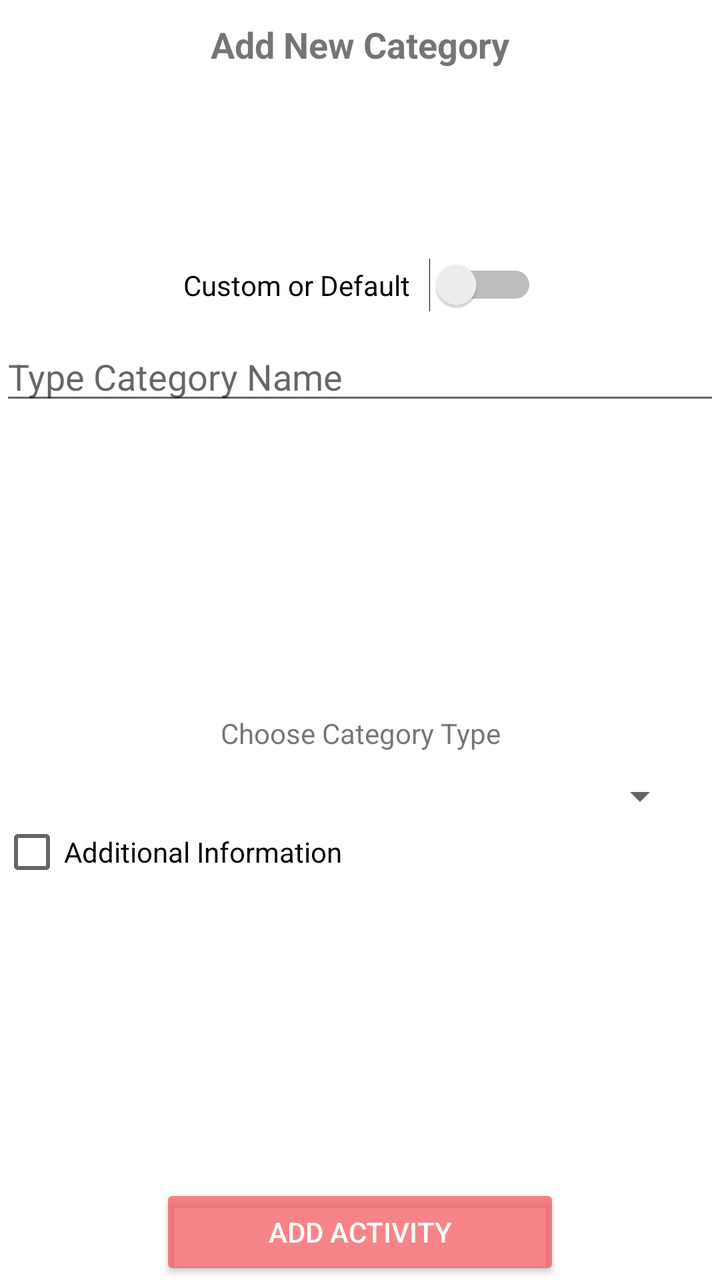
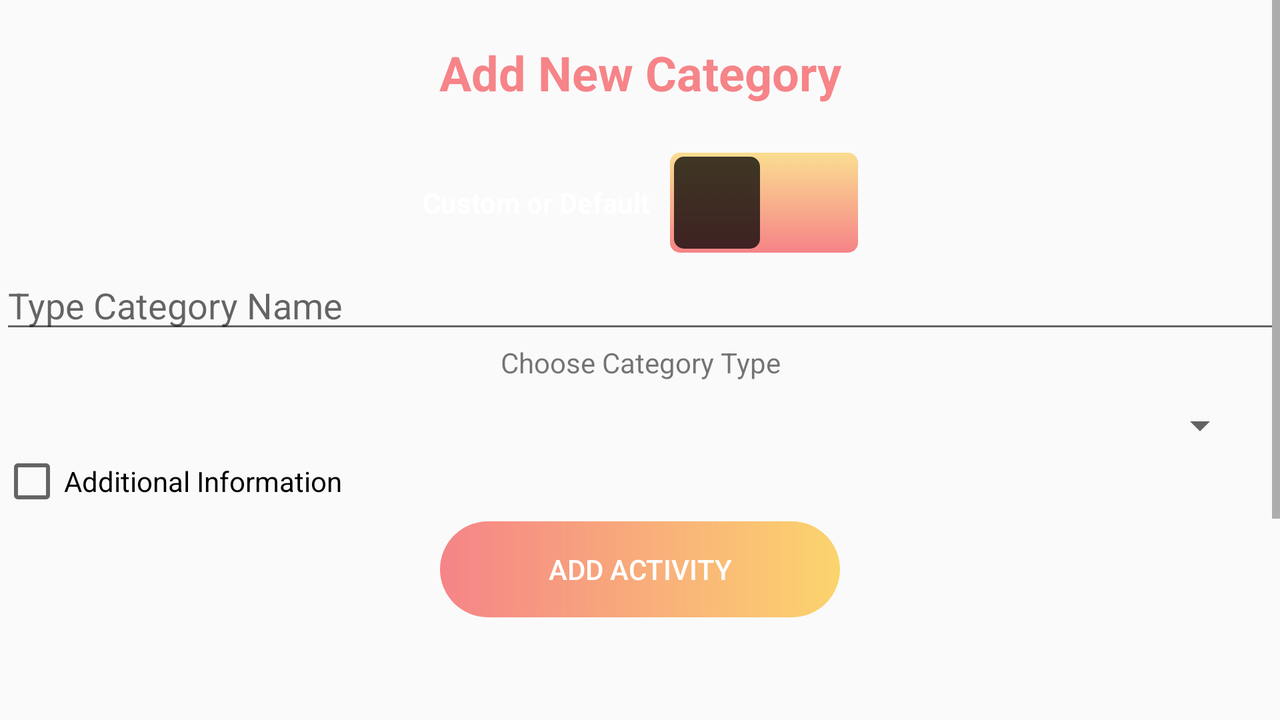

An Android layout and its configuration variant, each rendered on a device that would load it. The default file and the variant file are quoted in full after the pictures.
<!-- AndroidManifest.xml: application theme AppTheme -->
<!-- res/layout/fragment_adding_activity.xml -->
<?xml version="1.0" encoding="utf-8"?>
<layout xmlns:android="http://schemas.android.com/apk/res/android"
    xmlns:app="http://schemas.android.com/apk/res-auto"
    xmlns:tools="http://schemas.android.com/tools">

    <FrameLayout
        android:layout_width="match_parent"
        android:layout_height="wrap_content"
        tools:context=".ui.adding.AddingActivityFragment">

        <LinearLayout
            android:layout_width="match_parent"
            android:layout_height="match_parent"
            android:background="@color/design_default_color_background"
            android:gravity="center_vertical"
            android:orientation="vertical">

            <TextView
                android:id="@+id/addActivity_tv"
                android:layout_width="match_parent"
                android:layout_height="wrap_content"
                android:layout_margin="10dp"
                android:layout_weight="0.5"
                android:text="Add New Category"
                android:textAlignment="center"
                android:textSize="18sp"
                android:textStyle="bold" />

            <RelativeLayout
                android:id="@+id/switch_linear_layout"
                android:layout_width="match_parent"
                android:layout_height="wrap_content"
                android:layout_weight="0"
                android:gravity="center">

                <Switch
                    android:id="@+id/custom_default_switch"
                    android:layout_width="wrap_content"
                    android:layout_height="wrap_content"
                    android:layout_gravity="center"
                    android:layout_marginStart="4dp"
                    android:layout_marginTop="4dp"
                    android:layout_marginEnd="4dp"
                    android:layout_marginBottom="4dp"
                    android:layout_weight="0.5"
                    android:gravity="center"
                    android:lineSpacingExtra="8sp"
                    android:padding="10dp"
                    android:switchPadding="10dp"
                    android:text="Custom or Default"
                    android:textAlignment="center"
                    android:textColor="#000000"
                    android:textOff="DEFAULT"
                    android:textOn="CUSTOM"
                    android:visibility="visible" />

            </RelativeLayout>

            <LinearLayout
                android:id="@+id/custom_category_layout"
                android:layout_width="match_parent"
                android:layout_height="wrap_content"
                android:layout_weight="2"
                android:orientation="vertical"
                android:visibility="visible">

                <EditText
                    android:id="@+id/activity_name_pt"
                    android:layout_width="match_parent"
                    android:layout_height="wrap_content"
                    android:layout_weight="0"
                    android:ems="10"
                    android:hint="Type Category Name"
                    android:inputType="textPersonName" />

                <Space
                    android:layout_width="match_parent"
                    android:layout_height="wrap_content"
                    android:layout_weight="0.5" />

                <TextView
                    android:id="@+id/chooseActivity_tv"
                    android:layout_width="match_parent"
                    android:layout_height="wrap_content"
                    android:layout_weight="0"
                    android:text="Choose Category Type"
                    android:textAlignment="center" />

                <Spinner
                    android:id="@+id/noActivity_spinner"
                    android:layout_width="match_parent"
                    android:layout_height="wrap_content"
                    android:layout_marginStart="16dp"
                    android:layout_marginTop="10dp"
                    android:layout_marginEnd="16dp"
                    android:layout_weight="0"
                    android:textAlignment="center"
                    android:textColor="@color/colorPrimary" />

                <CheckBox
                    android:id="@+id/addInfo_cb"
                    android:layout_width="match_parent"
                    android:layout_height="wrap_content"
                    android:layout_weight="0"
                    android:text="Additional Information" />

                <Space
                    android:layout_width="match_parent"
                    android:layout_height="wrap_content"
                    android:layout_weight="0.5" />

                <EditText
                    android:id="@+id/unit_et"
                    android:layout_width="match_parent"
                    android:layout_height="wrap_content"
                    android:layout_weight="0"
                    android:ems="10"
                    android:hint="Type the unit"
                    android:inputType="textPersonName"
                    android:visibility="gone" />

                <EditText
                    android:id="@+id/description_et"
                    android:layout_width="match_parent"
                    android:layout_height="wrap_content"
                    android:layout_weight="0"
                    android:ems="10"
                    android:hint="Category Description"
                    android:inputType="textPersonName"
                    android:visibility="gone" />

                <Button
                    android:id="@+id/add_activity_btn"
                    style="@style/Widget.AppCompat.Button.Colored"
                    android:layout_width="200dp"
                    android:layout_height="wrap_content"
                    android:layout_gravity="center_horizontal"
                    android:layout_weight="0"
                    android:text="Add Activity"
                    android:textAlignment="center" />
            </LinearLayout>

            <LinearLayout
                android:id="@+id/default_category_layout"
                android:layout_width="match_parent"
                android:layout_height="match_parent"
                android:layout_weight="2"
                android:orientation="vertical"
                android:visibility="gone">

                <androidx.recyclerview.widget.RecyclerView
                    android:id="@+id/standard_category_recyclerview"
                    android:layout_width="match_parent"
                    android:layout_height="wrap_content"
                    android:background="@color/design_default_color_secondary_variant"
                    android:padding="10dp"
                    android:scrollbars="vertical" />
            </LinearLayout>

        </LinearLayout>
    </FrameLayout>
</layout>
<!-- resources referenced by this layout -->
<resources>
  <color name="colorPrimary">#F3CD0F</color>
  <style name="AppTheme" parent="Theme.AppCompat.Light.DarkActionBar">
          
          <item name="colorPrimary">@color/colorPrimary</item>
          <item name="colorPrimaryDark">@color/colorPrimaryDark</item>
          <item name="colorAccent">@color/colorAccent</item>
          <item name="windowActionBar">false</item>
          <item name="windowNoTitle">true</item>
      </style>
  <color name="colorPrimaryDark">#000</color>
  <color name="colorAccent">#ADF34B51</color>
</resources>
<!-- res/layout-land/fragment_adding_activity.xml (the author's variant of the layout above) -->
<!-- drawn on the phone turned sideways -->
<?xml version="1.0" encoding="utf-8"?>
<layout xmlns:android="http://schemas.android.com/apk/res/android"
    xmlns:app="http://schemas.android.com/apk/res-auto"
    xmlns:tools="http://schemas.android.com/tools">
<ScrollView
    android:layout_width="match_parent"
    android:layout_height="match_parent">
    <LinearLayout
        android:layout_width="match_parent"
        android:layout_height="match_parent">

        <FrameLayout
            android:layout_width="match_parent"
            android:layout_height="wrap_content"
            tools:context=".ui.adding.AddingActivityFragment">

            <LinearLayout
                android:layout_width="match_parent"
                android:layout_height="match_parent"
                android:background="@null"
                android:gravity="center_vertical"
                android:orientation="vertical">

                <TextView
                    android:id="@+id/addActivity_tv"
                    android:layout_width="match_parent"
                    android:layout_height="wrap_content"
                    android:layout_marginTop="20dp"
                    android:layout_marginBottom="20dp"
                    android:layout_weight="0.5"
                    android:text="Add New Category"
                    android:textAlignment="center"
                    android:textColor="@color/colorAccent"
                    android:textSize="24sp"
                    android:textStyle="bold" />

                <RelativeLayout
                    android:id="@+id/switch_linear_layout"
                    android:layout_width="match_parent"
                    android:layout_height="wrap_content"
                    android:layout_weight="0"
                    android:gravity="center">

                    <Switch
                        android:id="@+id/custom_default_switch"
                        android:layout_width="wrap_content"
                        android:layout_height="wrap_content"
                        android:layout_gravity="center"
                        android:layout_marginStart="4dp"
                        android:layout_marginTop="4dp"
                        android:layout_marginEnd="4dp"
                        android:layout_marginBottom="4dp"
                        android:layout_weight="0.5"
                        android:gravity="center"
                        android:lineSpacingExtra="8sp"
                        android:padding="10dp"
                        android:switchPadding="10dp"
                        android:text="Custom or Default"
                        android:textAlignment="center"
                        android:textColor="@color/design_default_color_background"
                        android:textOff="DEFAULT"
                        android:textOn="CUSTOM"
                        android:textStyle="bold"
                        android:thumb="@drawable/btn_toggle_shape"
                        android:track="@drawable/btn_toggle_track"
                        android:visibility="visible" />


                </RelativeLayout>

                <LinearLayout
                    android:id="@+id/custom_category_layout"
                    android:layout_width="match_parent"
                    android:layout_height="wrap_content"
                    android:layout_weight="2"
                    android:orientation="vertical"
                    android:visibility="visible">

                    <EditText
                        android:id="@+id/activity_name_pt"
                        android:layout_width="match_parent"
                        android:layout_height="wrap_content"
                        android:layout_weight="0"
                        android:ems="10"
                        android:hint="Type Category Name"
                        android:inputType="textPersonName"
                        android:maxLength="15"
                        android:minLines="1" />

                    <Space
                        android:layout_width="match_parent"
                        android:layout_height="wrap_content"
                        android:layout_weight="0.5" />

                    <TextView
                        android:id="@+id/chooseActivity_tv"
                        android:layout_width="match_parent"
                        android:layout_height="wrap_content"
                        android:layout_weight="0"
                        android:text="Choose Category Type"
                        android:textAlignment="center" />

                    <Spinner
                        android:id="@+id/noActivity_spinner"
                        android:layout_width="match_parent"
                        android:layout_height="wrap_content"
                        android:layout_marginStart="16dp"
                        android:layout_marginTop="10dp"
                        android:layout_marginEnd="16dp"
                        android:layout_weight="0"
                        android:textAlignment="center"
                        android:textColor="@color/colorPrimary" />

                    <CheckBox
                        android:id="@+id/addInfo_cb"
                        android:layout_width="match_parent"
                        android:layout_height="wrap_content"
                        android:layout_weight="0"
                        android:text="Additional Information" />

                    <Space
                        android:layout_width="match_parent"
                        android:layout_height="wrap_content"
                        android:layout_weight="0.5" />

                    <EditText
                        android:id="@+id/unit_et"
                        android:layout_width="match_parent"
                        android:layout_height="wrap_content"
                        android:layout_weight="0"
                        android:ems="10"
                        android:hint="Type the unit"
                        android:inputType="textPersonName"
                        android:text="1"
                        android:visibility="gone" />

                    <EditText
                        android:id="@+id/description_et"
                        android:layout_width="match_parent"
                        android:layout_height="wrap_content"
                        android:layout_weight="0"
                        android:ems="10"
                        android:hint="Category Description"
                        android:inputType="textPersonName"
                        android:maxLength="50"
                        android:visibility="gone" />

                    <Button
                        android:id="@+id/add_activity_btn"
                        style="@style/Widget.AppCompat.Button.Colored"
                        android:layout_width="200dp"
                        android:layout_height="wrap_content"
                        android:layout_gravity="center_horizontal"
                        android:layout_margin="4dp"
                        android:layout_weight="0"
                        android:background="@drawable/custom_button"
                        android:text="Add Activity"
                        android:textAlignment="center" />
                </LinearLayout>

                <LinearLayout
                    android:id="@+id/default_category_layout"
                    android:layout_width="match_parent"
                    android:layout_height="match_parent"
                    android:layout_weight="2"
                    android:orientation="vertical"
                    android:visibility="gone">

                    <androidx.recyclerview.widget.RecyclerView
                        android:id="@+id/standard_category_recyclerview"
                        android:layout_width="match_parent"
                        android:layout_height="wrap_content"
                        android:background="@color/design_default_color_secondary_variant"
                        android:padding="10dp"
                        android:scrollbars="vertical" />
                </LinearLayout>

            </LinearLayout>

        </FrameLayout>

        <Space
            android:layout_width="wrap_content"
            android:layout_height="500dp"
            android:layout_weight="1" />

    </LinearLayout>
</ScrollView>
</layout>
<!-- resources referenced by the variant -->
<!-- as the phone turned sideways resolves them -->
<resources>
  <color name="colorAccent">#ADF34B51</color>
  <color name="colorPrimary">#F3CD0F</color>
  <!-- drawable btn_toggle_shape (drawable) -->
  <?xml version="1.0" encoding="utf-8"?>
  <selector xmlns:android="http://schemas.android.com/apk/res/android">
      <item android:state_checked="true">
          <shape
              android:dither="true"
              android:shape="rectangle"
              android:useLevel="false"
              android:visible="true">
              <gradient
                  android:angle="270"
                  android:endColor="#BFFFFFFF"
                  android:startColor="#BFFFFFFF"/>
              <corners
                  android:radius="5dp"/>
              <size
                  android:width="47dp"
                  android:height="47dp"/>
              <stroke
                  android:width="4dp"
                  android:color="#0000ffff"/>
          </shape>
      </item>
      <item android:state_checked="false">
          <shape
              android:dither="true"
              android:shape="rectangle"
              android:useLevel="false"
              android:visible="true">
              <gradient
                  android:angle="270"
                  android:endColor="#BF000000"
                  android:startColor="#BF000000"/>
              <corners
                  android:radius="5dp"/>
              <size
                  android:width="47dp"
                  android:height="47dp"/>
              <stroke
                  android:width="4dp"
                  android:color="#0000ffff"/>
          </shape>
      </item>
  </selector>
  <!-- drawable btn_toggle_track (drawable) -->
  <?xml version="1.0" encoding="utf-8"?>
  <selector xmlns:android="http://schemas.android.com/apk/res/android">
      <item android:state_checked="true">
          <shape android:dither="true"
              android:shape="rectangle"
              android:useLevel="false"
              android:visible="true">
              <gradient
                  android:angle="270"
                  android:endColor="@color/colorAccent"
                  android:startColor="@color/colorCategories"/>
              <corners
                  android:radius="5dp"/>
              <size
                  android:width="100dp"
                  android:height="50dp"/>
          </shape>
  
      </item>
  
      <item android:state_checked="false">
          <shape android:dither="true"
              android:shape="rectangle"
              android:useLevel="false"
              android:visible="true">
              <gradient
                  android:angle="270"
                  android:endColor="@color/colorAccent"
                  android:startColor="@color/colorCategories"/>
              <corners
                  android:radius="5dp"/>
              <size
                  android:width="100dp"
                  android:height="50dp"/>
          </shape>
  
      </item>
  </selector>
  <!-- drawable custom_button (drawable) -->
  <?xml version="1.0" encoding="utf-8"?>
  <shape xmlns:android="http://schemas.android.com/apk/res/android" android:shape="rectangle">
      <gradient android:startColor="@color/colorAccent" android:endColor="#fbd46d" android:type="linear" />
      <corners android:radius="50dp" />
  </shape>
  <style name="AppTheme" parent="Theme.AppCompat.Light.DarkActionBar">
          
          <item name="colorPrimary">@color/colorPrimary</item>
          <item name="colorPrimaryDark">@color/colorPrimaryDark</item>
          <item name="colorAccent">@color/colorAccent</item>
          <item name="windowActionBar">false</item>
          <item name="windowNoTitle">true</item>
      </style>
  <color name="colorCategories">#BFfbd46d</color>
  <color name="colorPrimaryDark">#000</color>
</resources>
